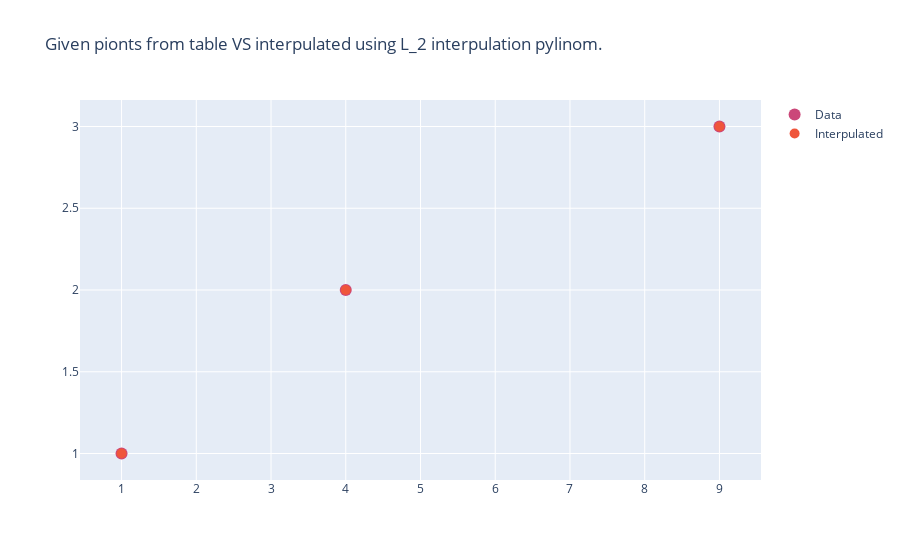

The notebook cell this image was saved under:
### Markdown cell above
Now that we have calculated L_2 interpulation pulynom for all given points from table, lets test measure our error:

### Code cell
points = np.array([(1, 1), (4, 2), (9, 3)])
print("The Given table: ")
print(points)

x = points[:,0]
y = points[:,1]


trace1 = go.Scatter(
    x=x,
    y=y,
    mode='markers',
    name='Data',
    marker=dict(
        size=12,
        color=[5,5,5]
    )
)

xres=result[:,0]
yres=result[:,1]
trace2 = go.Scatter(
    x=xres,
    y=yres,
    mode='markers',
    name='Interpulated',
    marker=dict(
        size=10,
        
    )
)

layout = go.Layout(
    title='Given pionts from table VS interpulated using L_2 interpulation pylinom.',
    annotations=[]
)

data = [trace1,trace2 ]
fig = go.Figure(data=data, layout=layout)

fig

### Figure 1 — Plotly figure (JSON) as saved in the notebook; plotly's stock layout.template omitted (floating-point values rounded to 4 significant figures)
{"data": [{"marker": {"color": [5, 5, 5], "size": 12}, "mode": "markers", "name": "Data", "type": "scatter", "x": [1, 4, 9], "y": [1, 2, 3]}, {"marker": {"size": 10}, "mode": "markers", "name": "Interpulated", "type": "scatter", "x": [1, 4, 9], "y": [1, 2, 3]}], "layout": {"title": {"text": "Given pionts from table VS interpulated using L_2 interpulation pylinom."}}}
